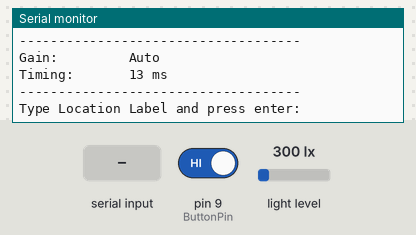
A sketch run on a simulated Arduino Uno, built with avr-gcc and run on an emulated ATmega328P. Parts: the last lines printed to the serial monitor. The inputs (shaded band) are chosen by the test bench; at power-on: pin 9 (ButtonPin) HIGH, light level 300 lx.

Above: at 1.9 s.
2.0 s: "1\n" received over Serial
At 2.7 s:
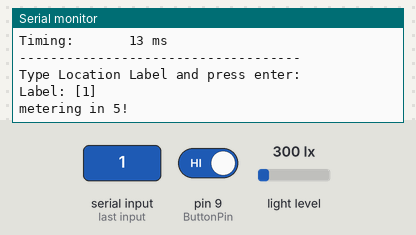
3.5 s: pin 9 (ButtonPin) driven LOW
At 7.47 s:
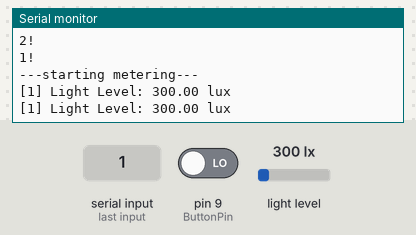
Timing chart, 0 to 9.0 s (numbered marks = the images above; inputs shaded):
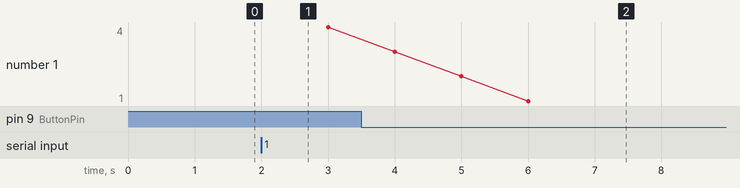

Measured:
- after the input at 2.0 s, the serial monitor: prints a new line at once (image 1)
- after the input at 3.5 s, the serial monitor: prints a new line after 3.5 s (image 2)

The sketch:

Button_Activate.ino
```cpp
#include <Wire.h>
#include <Adafruit_Sensor.h>
#include <Adafruit_TSL2561_U.h>

/* This driver uses the Adafruit unified sensor library (Adafruit_Sensor),
   which provides a common 'type' for sensor data and some helper functions.

   To use this driver you will also need to download the Adafruit_Sensor
   library and include it in your libraries folder.

   You should also assign a unique ID to this sensor for use with
   the Adafruit Sensor API so that you can identify this particular
   sensor in any data logs, etc.  To assign a unique ID, simply
   provide an appropriate value in the constructor below (12345
   is used by default in this example).

   Connections
   ===========
   Connect SCL to I2C SCL Clock
   Connect SDA to I2C SDA Data
   Connect VCC/VDD to 3.3V or 5V (depends on sensor's logic level, check the datasheet)
   Connect GROUND to common ground

   I2C Address
   ===========
   The address will be different depending on whether you leave
   the ADDR pin floating (addr 0x39), or tie it to ground or vcc.
   The default addess is 0x39, which assumes the ADDR pin is floating
   (not connected to anything).  If you set the ADDR pin high
   or low, use TSL2561_ADDR_HIGH (0x49) or TSL2561_ADDR_LOW
   (0x29) respectively.

   History
   =======
   2013/JAN/31  - First version (KTOWN)
*/

Adafruit_TSL2561_Unified tsl = Adafruit_TSL2561_Unified(TSL2561_ADDR_FLOAT, 12345);

/**************************************************************************/
/*
    Displays some basic information on this sensor from the unified
    sensor API sensor_t type (see Adafruit_Sensor for more information)
*/
/**************************************************************************/
void displaySensorDetails(void)
{
  sensor_t sensor;
  tsl.getSensor(&sensor);
  Serial.println("------------------------------------");
  Serial.print  ("Sensor:       "); Serial.println(sensor.name);
  Serial.print  ("Driver Ver:   "); Serial.println(sensor.version);
  Serial.print  ("Unique ID:    "); Serial.println(sensor.sensor_id);
  Serial.print  ("Max Value:    "); Serial.print(sensor.max_value); Serial.println(" lux");
  Serial.print  ("Min Value:    "); Serial.print(sensor.min_value); Serial.println(" lux");
  Serial.print  ("Resolution:   "); Serial.print(sensor.resolution); Serial.println(" lux");
  Serial.println("------------------------------------");
  Serial.println("");
  delay(500);
}

/**************************************************************************/
/*
    Configures the gain and integration time for the TSL2561
*/
/**************************************************************************/
void configureSensor(void)
{
  /* You can also manually set the gain or enable auto-gain support */
  //tsl.setGain(TSL2561_GAIN_1X);      /* No gain ... use in bright light to avoid sensor saturation */
  tsl.setGain(TSL2561_GAIN_16X);     /* 16x gain ... use in low light to boost sensitivity */
  //tsl.enableAutoRange(true);            /* Auto-gain ... switches automatically between 1x and 16x */

  /* Changing the integration time gives you better sensor resolution (402ms = 16-bit data) */
  tsl.setIntegrationTime(TSL2561_INTEGRATIONTIME_13MS);      /* fast but low resolution */
  // tsl.setIntegrationTime(TSL2561_INTEGRATIONTIME_101MS);  /* medium resolution and speed   */
  // tsl.setIntegrationTime(TSL2561_INTEGRATIONTIME_402MS);  /* 16-bit data but slowest conversions */

  /* Update these values depending on what you've set above! */
  Serial.println("------------------------------------");
  Serial.print  ("Gain:         "); Serial.println("Auto");
  Serial.print  ("Timing:       "); Serial.println("13 ms");
  Serial.println("------------------------------------");
}

int ButtonPin = 9;

String sessionLabel="";
bool hasLabel = false;
bool isMeasuring = false;
unsigned long startTime = 0;
const unsigned long RUNTIME = 10000;

void setup() {
  // put your setup code here, to run once:


  Serial.begin(9600);
  while (!Serial){delay(10);}

  Serial.println("Button and Light Sensor Ready");
  pinMode(ButtonPin, INPUT_PULLUP);

  if(!tsl.begin())
  {
    /* There was a problem detecting the TSL2561 ... check your connections */
    Serial.print("Ooops, no TSL2561 detected ... Check your wiring or I2C ADDR!");
    while(1);
  }

  /* Display some basic information on this sensor */
  displaySensorDetails();

  /* Setup the sensor gain and integration time */
  configureSensor();

  /* We're ready to go! */
  Serial.println("");
  Serial.println("Type Location Label and press enter: ");
}

void loop() {
  // put your main code here, to run repeatedly:
  int buttonState = digitalRead(ButtonPin);
  if (!hasLabel && Serial.available() > 0){
    sessionLabel = Serial.readStringUntil('\n');
    sessionLabel.trim();

    if (sessionLabel.length() > 0) {
    hasLabel = true;
    Serial.print("\nLabel: ["); Serial.print(sessionLabel); Serial.println("]");
    Serial.println("metering in 5!");
    delay(1000);
    Serial.println("4!");
    delay(1000);
    Serial.println("3!");
    delay(1000);
    Serial.println("2!");
    delay(1000);
    Serial.println("1!");
    delay(1000);
    }
  }


  // if(hasLabel && !isMeasuring){
  //     isMeasuring = true;
  //     startTime = millis();
  //     Serial.println("---starting metering---");
  // }

  if(hasLabel && buttonState==LOW &!isMeasuring){
    isMeasuring = true;
    startTime = millis();
    Serial.println("---starting metering---");
  }

  if (isMeasuring){
    if(millis() - startTime < RUNTIME){
      sensors_event_t event;
      tsl.getEvent(&event);
      if (event.light){
        Serial.print("[");
        Serial.print(sessionLabel);
        Serial.print("] Light Level: ");
        Serial.print(event.light);
        Serial.println(" lux");
      }
      delay(250);
    } else {
      Serial.println("--- Timer Finished ---\n");
      Serial.println("Type a new label to start again:");
      isMeasuring = false;
      hasLabel = false;
      sessionLabel = "";
    }
  }
}
```
